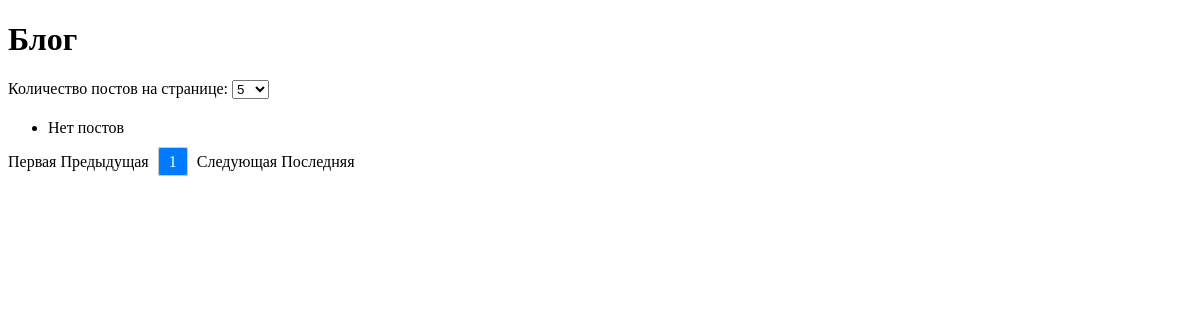
/blog, run on an earlier commit of the app's database.
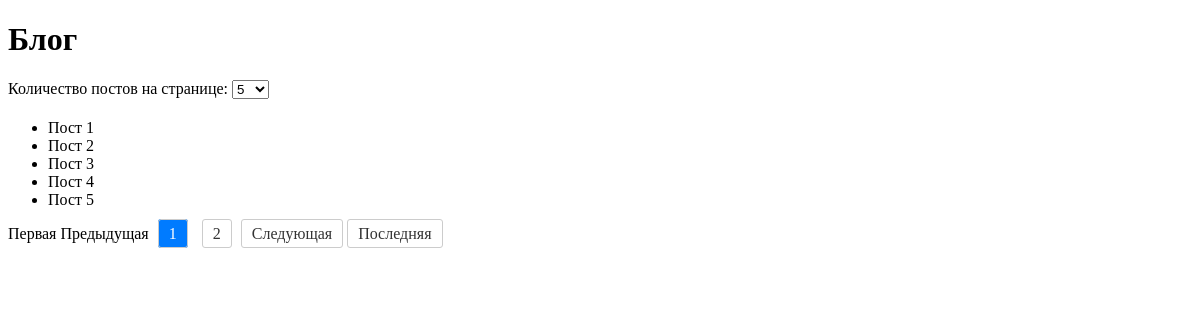
And on a later commit of the database.
### blog/models.py (models this page shows, shortened)
class Post(models.Model):
    title = models.CharField(max_length=200)
    content = models.TextField()
    created_at = models.DateTimeField(auto_now_add=True)

### blog/views.py (the view)
# urls.py: path('', views.post_list, name='post_list'),
def post_list(request):
    posts = Post.objects.all()
    posts_per_page = request.GET.get('posts_per_page', 5)
    posts_per_page = int(posts_per_page)
    paginator = Paginator(posts, posts_per_page)
    page_number = request.GET.get('page')
    page_obj = paginator.get_page(page_number)
    context = {
        'page_obj': page_obj,
        'posts_per_page': posts_per_page,
    }
    return render(request, 'blog/post_list.html', context)

### blog/templates/blog/post_list.html (shortened to what this page needs)
<!DOCTYPE html>
<html lang="ru">
<head>
</head>
<body>
    <h1>Блог</h1>
    <div class="posts-per-page">
        <form method="get">
            <label for="posts_per_page">Количество постов на странице:</label>
            <select name="posts_per_page" id="posts_per_page" onchange="this.form.submit()">
                <option value="5" {% if posts_per_page == 5 %}selected{% endif %}>5</option>
            </select>
        </form>
    </div>
    <ul>
        {% for post in page_obj %}
            <li>{{ post.title }}</li>
        {% empty %}
            <li>Нет постов</li>
        {% endfor %}
    </ul>
    <div class="pagination">
        {% if page_obj.has_previous %}
            <a href="?page=1&posts_per_page={{ posts_per_page }}">Первая</a>
            <a href="?page={{ page_obj.previous_page_number }}&posts_per_page={{ posts_per_page }}">Предыдущая</a>
        {% else %}
            <span class="disabled">Первая</span>
            <span class="disabled">Предыдущая</span>
        {% endif %}
        {% for page_num in page_obj.paginator.page_range %}
            {% if page_num == page_obj.number %}
                <li class="active"><a href="?page={{ page_num }}&posts_per_page={{ posts_per_page }}">{{ page_num }}</a></li>
            {% else %}
                <li><a href="?page={{ page_num }}&posts_per_page={{ posts_per_page }}">{{ page_num }}</a></li>
            {% endif %}
        {% endfor %}
        {% if page_obj.has_next %}
            <a href="?page={{ page_obj.next_page_number }}&posts_per_page={{ posts_per_page }}">Следующая</a>
            <a href="?page={{ page_obj.paginator.num_pages }}&posts_per_page={{ posts_per_page }}">Последняя</a>
        {% else %}
            <span class="disabled">Следующая</span>
            <span class="disabled">Последняя</span>
        {% endif %}
    </div>
</body>
</html>

### blog/templates/blog/post_list.html (style rules this page uses)
.pagination { list-style-type: none; padding: 0; }
.pagination li { display: inline; margin: 0 5px; }
.pagination a { text-decoration: none; padding: 5px 10px; border: 1px solid #ccc; border-radius: 3px; color: #333; }
.pagination .active a { background-color: #007bff; color: white; }
.posts-per-page { margin: 20px 0; }

What changed in the data, as far as the page shows it:
added Post: title "Пост 1"
added Post: title "Пост 2"
added Post: title "Пост 3"
added Post: title "Пост 4"
added Post: title "Пост 5"
Also different on the page:
new list line: "2"
text no longer shown: "Нет постов"
